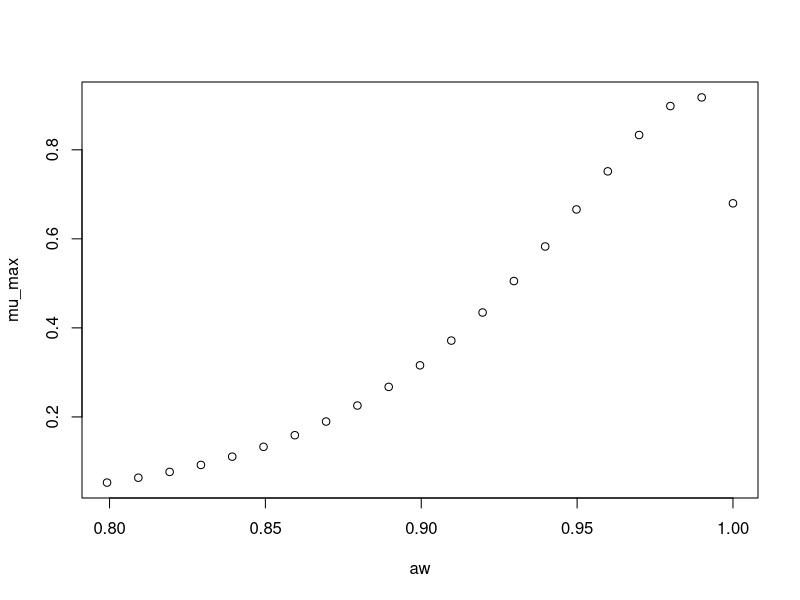

Source code (R):
#############################
# start of Parameter script
#############################
aw <- seq(0.799200799200799,0.999999,length.out=21)
#############################
# end of Parameter script
#############################
############################# 
# start of Model script Gropin ID 1361 
#############################
 
# constant coefficients for this model
 
variables <- data.frame(aw)
argumentsPar <- expand.grid(variables)
 
# heart of the model
response_surface <- function(aw) {
   mumax <-exp(-0.3915+5.571*sqrt(1-aw)-25.16*(sqrt(1-aw))^2)

return(mumax=mumax)
} 

# output parameters
mumax <- cbind(argumentsPar,response_surface(argumentsPar['aw']))
colnames(mumax) <- c(colnames(argumentsPar),'mumax')
#############################
# End of Model script
#############################
############################# 
# start of Visualisation script Gropin ID 1361 
#############################
plot(aw,mumax$mumax,
                          xlab='aw',
                          ylab='mu_max')
#############################
# End of Visualisation script
#############################
